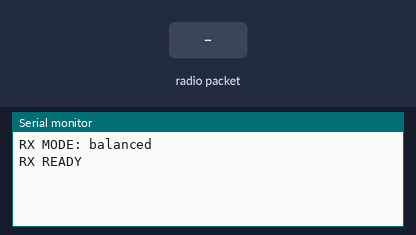
Recording of a sketch running on a simulated Arduino Mega 2560, built for the host (arithmetic inside an expression is 32-bit, double 64-bit). On the bench: the last lines printed to the serial monitor. The test bench sets the inputs (shaded band). No radio packets arrive unless stated.

Above: at 1.2 s.
1.3 s: radio packet "IMU:" arrives
At 2.0 s:
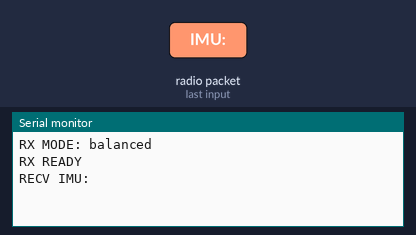
2.8 s: radio packet "CTRL:TX_LISTEN" arrives
At 3.1 s:
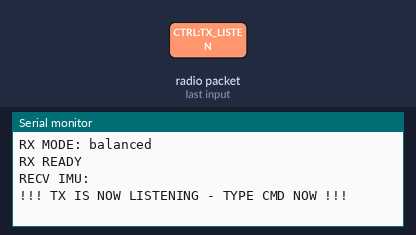
4.3 s: radio packet "CTRL:IMU_RESUME" arrives
At 5.5 s:
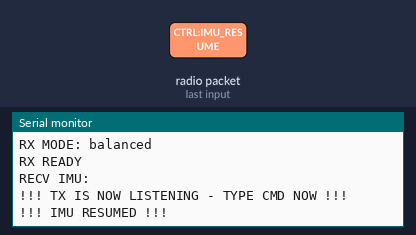
5.8 s: radio packet "ACK:" arrives
At 6.6 s:
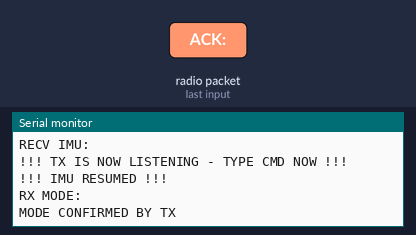

The sketch:

FINAL_LORA_RECEIVER.ino
```cpp
#include <SPI.h>
#include <LoRa.h>

#define LORA_SCK 18
#define LORA_MISO 19
#define LORA_MOSI 23
#define LORA_SS 5
#define LORA_RST 14
#define LORA_DIO0 26
#define LORA_BAND 433E6

bool imuDisplayEnabled = true;

void applyMode(String mode) {
  if (mode == "fast") { LoRa.setSpreadingFactor(7); LoRa.setSignalBandwidth(250E3); }
  else if (mode == "balanced") { LoRa.setSpreadingFactor(9); LoRa.setSignalBandwidth(125E3); }
  else if (mode == "slow") { LoRa.setSpreadingFactor(12); LoRa.setSignalBandwidth(125E3); }
  LoRa.setCodingRate4(8);
  Serial.println("RX MODE: " + mode);
}

void setup() {
  Serial.begin(115200);
  SPI.begin(LORA_SCK, LORA_MISO, LORA_MOSI, LORA_SS);
  LoRa.setPins(LORA_SS, LORA_RST, LORA_DIO0);
  if (!LoRa.begin(LORA_BAND)) { Serial.println("LoRa FAIL"); while (1); }
  applyMode("balanced");
  LoRa.receive();
  Serial.println("RX READY");
}

void loop() {
  int packetSize = LoRa.parsePacket();
  if (packetSize) {
    String msg = "";
    while (LoRa.available()) msg += (char)LoRa.read();

    if (msg.startsWith("IMU:") && imuDisplayEnabled) {
      Serial.println("RECV " + msg);
    }
    else if (msg == "CTRL:TX_LISTEN") {
      imuDisplayEnabled = false;
      Serial.println("!!! TX IS NOW LISTENING - TYPE CMD NOW !!!");
    }
    else if (msg == "CTRL:IMU_RESUME") {
      imuDisplayEnabled = true;
      Serial.println("!!! IMU RESUMED !!!");
    }
    else if (msg.startsWith("ACK:")) {
      applyMode(msg.substring(4));
      Serial.println("MODE CONFIRMED BY TX");
    }
  }

  // NON-BLOCKING SERIAL READ
  if (!imuDisplayEnabled && Serial.available() > 0) {
    String cmd = Serial.readStringUntil('\n');
    cmd.trim();
    if (cmd.length() > 0) {
      Serial.println("SENDING TO TX: " + cmd);
      LoRa.beginPacket();
      LoRa.print(cmd);
      LoRa.endPacket();
      LoRa.receive(); // Go back to listening for the ACK
    }
  }
}
```

Measured:
- after the input at 1.3 s, the serial monitor: prints a new line at once (image 1)
- after the input at 2.8 s, the serial monitor: prints a new line at once (image 2)
- after the input at 4.3 s, the serial monitor: prints a new line at once (image 3)
- after the input at 5.8 s, the serial monitor: prints a new line at once (image 4)
